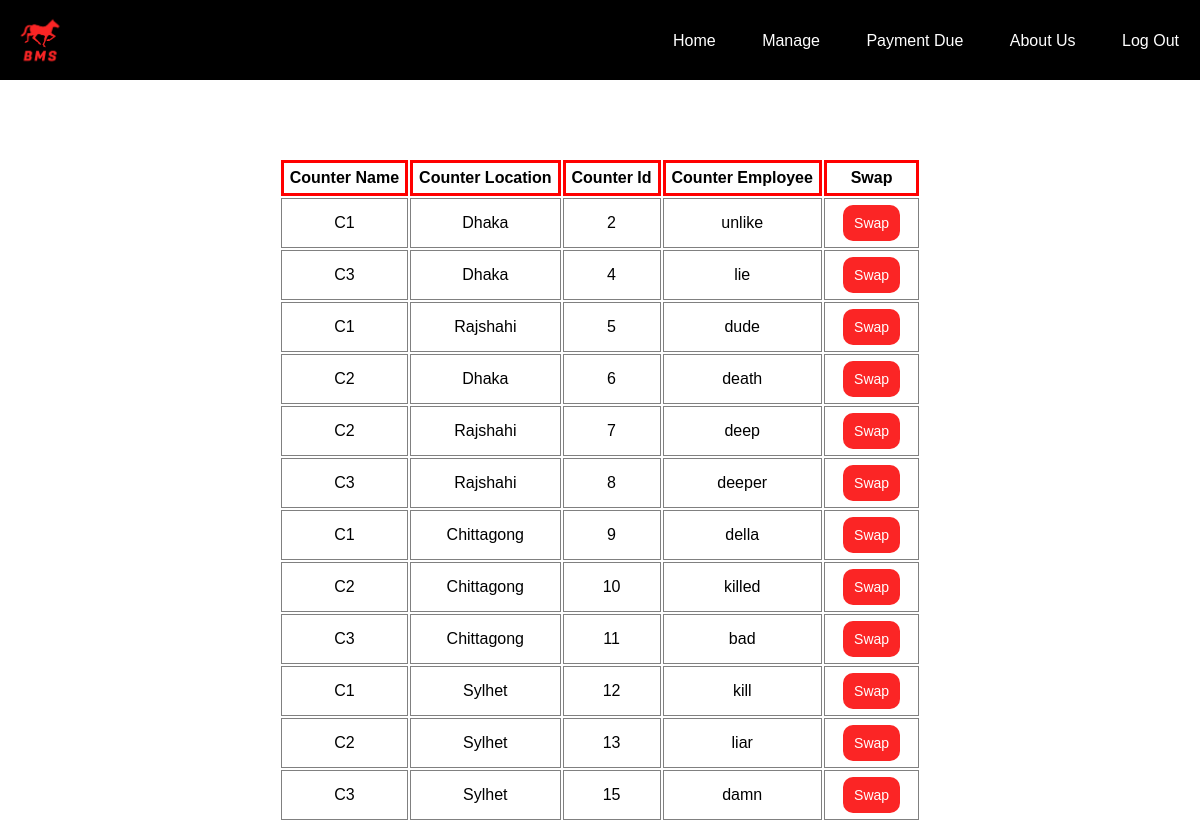
Page /Bus/e_swap.php (signed in) on the committed database.
### tables this page shows
CREATE TABLE `counter` (
  `name` varchar(255) NOT NULL,
  `location` varchar(255) NOT NULL,
  `c_id` int(11) NOT NULL,
  `e_id_fk` varchar(255) NOT NULL
);

### Bus/e_swap.php (the view, shortened to what this page needs)
<!DOCTYPE html>
<html>
<head>
	<link rel="stylesheet" type="text/css" href="cancel.css">
</head>
<body>
<div class="header">
		<div class="logo">
			<img src="image/capture.png">
		</div>
		<ul>
			<li><a href="e_homepage.php">Home</a></li>
			<li><a href="e_manage.php">Manage</a></li>
			<li><a href="e_due.php">Payment Due</a></li>
			<li><a href="e_about.php">About Us</a></li>
			<li><a href="logout.php"> Log Out</a></li>
		</ul>
	</div><br><br><br>
	<div class="box">
		<table class="table">
			<tr>
				<th>Counter Name</th>
				<th>Counter Location</th>
				<th>Counter Id</th>
				<th>Counter Employee</th>
				<th>&nbsp;&nbsp;&nbsp;&nbsp;Swap&nbsp;&nbsp;&nbsp;&nbsp;</th>
				</tr><br>
			<?php
		if(isset($_SESSION['username'])){
			$db=new mysqli('localhost','root','','bus_management_system') or die("Unable to Connect to Database");
			$q="SELECT * from counter;";
			$result=mysqli_query($db,$q);
			if($result->num_rows > 0){
				while($row = $result->fetch_assoc()){
					?>
					<tr>
						<td><?php echo $row['name']; ?></td>
						<td><?php echo $row['location']; ?></td>
						<td><?php echo $row['c_id']; ?></td>
						<td><?php echo $row['e_id_fk']; ?></td>
						<td><form action="#" method="POST">
							<input type="submit" name="submit2" value="Swap">
						</form></td></tr>
			<?php  }}}?>
</table>
</div>
</body>
</html>

### Bus/cancel.css (style rules this page uses)
* { margin: 0; padding: 0; font-family: sans-serif; }
ul { float: right; list-style-type: none; margin-top: 32px; }
ul li { display: inline-block; }
ul li a { text-decoration: none; color:#fff; padding: 5px 20px; border: 1px solid transparent; transition: 0.4s ease; }
div { text-align: center; }
.header { width:100%; height:80px; background-color:#000; }
.logo img { float: left; width: 80px; height: auto; }
.table { border: 0px solid grey; margin-right: auto; margin-left: auto; padding: 6px; vertical-align: center; text-align: center; }
th { border: 3px solid red; margin-right: auto; margin-left: auto; padding: 6px; vertical-align: center; text-align: center; }
td { border: 1px solid grey; vertical-align: center; text-align: center; margin-right: auto; margin-left: auto; padding: 6px; }
input[type="submit"] { border: none; outline: none; vertical-align: center; background: #fb2525; color: #fff; font-size: 14px; border-radius: 10px; padding: 10px; }
.box input[type="submit"] { border: none; outline: none; vertical-align: center; background: #fb2525; color: #fff; font-size: 14px; border-radius: 10px; padding: 10px; }
.box input { width: 70%; }

### rows in the picture
counter: name "C1", location "Dhaka", c_id "2", e_id_fk "unlike"
counter: name "C3", location "Dhaka", c_id "4", e_id_fk "lie"
counter: name "C1", location "Rajshahi", c_id "5", e_id_fk "dude"
counter: name "C2", location "Dhaka", c_id "6", e_id_fk "death"
counter: name "C2", location "Rajshahi", c_id "7", e_id_fk "deep"
counter: name "C3", location "Rajshahi", c_id "8", e_id_fk "deeper"
counter: name "C1", location "Chittagong", c_id "9", e_id_fk "della"
counter: name "C2", location "Chittagong", c_id "10", e_id_fk "killed"
counter: name "C3", location "Chittagong", c_id "11", e_id_fk "bad"
counter: name "C1", location "Sylhet", c_id "12", e_id_fk "kill"
counter: name "C2", location "Sylhet", c_id "13", e_id_fk "liar"
counter: name "C3", location "Sylhet", c_id "15", e_id_fk "damn"
